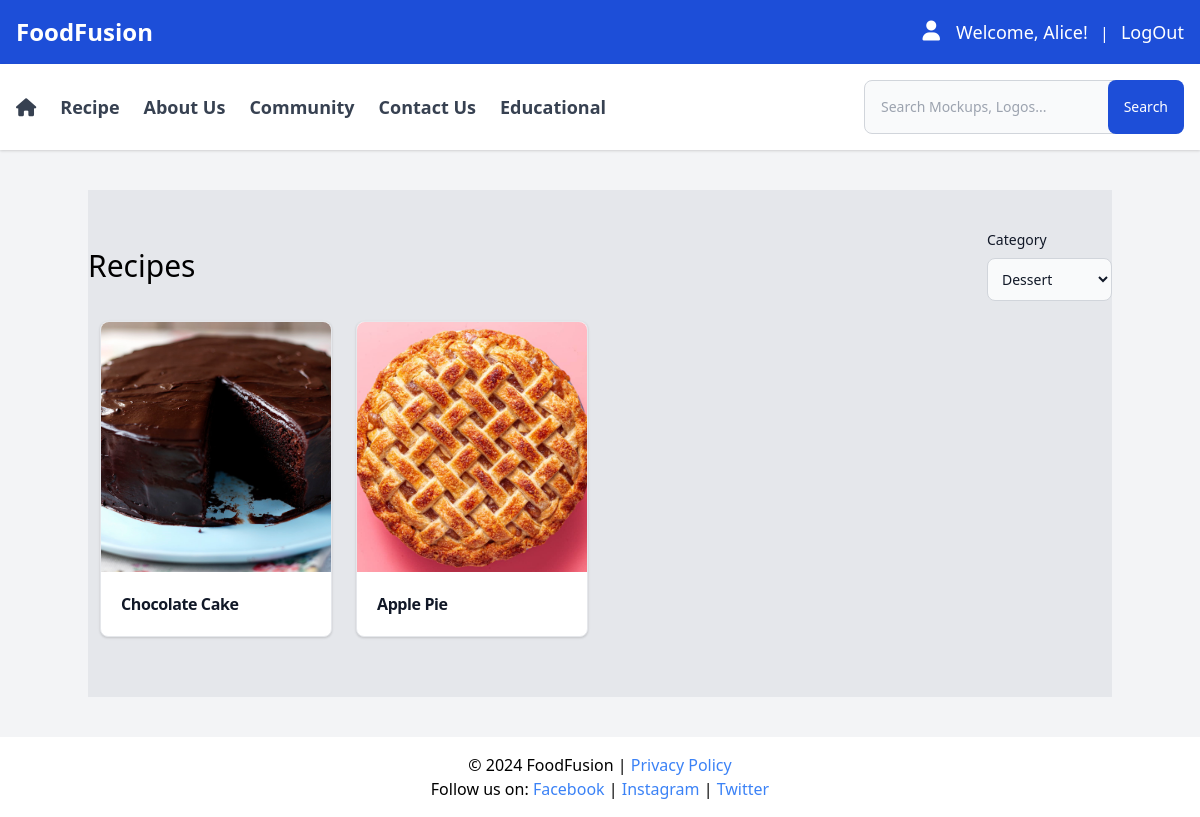
The app's page /recipes-list.php?category_id=2 (signed in) with its own data.
### tables this page shows
CREATE TABLE `recipes` (
  id INT(11) PRIMARY KEY AUTO_INCREMENT,
  user_id INT(11),
  image VARCHAR(500),
  recipe_name VARCHAR(500),
  description VARCHAR(500),
  preparation_time INT(11),
  cooking_time INT(11),
  instructions TEXT,
  tip VARCHAR(500),
  level INT(11) comment '1.easy 2.medium 3.hard',
  view_count BIGINT UNSIGNED DEFAULT 0,
  created_at TIMESTAMP DEFAULT CURRENT_TIMESTAMP,
  updated_at TIMESTAMP DEFAULT CURRENT_TIMESTAMP ON UPDATE CURRENT_TIMESTAMP,
  deleted_at TIMESTAMP NULL,
  FOREIGN KEY (user_id) REFERENCES user(id)
);

### recipes-list.php (the view, shortened to what this page needs)
<?php
include 'db.php';
$categories = $conn->query("SELECT id, name FROM category");
$category_id = isset($_GET['category_id']) && $_GET['category_id'] != '' ? $_GET['category_id'] : null;
if ($category_id) {
    $recipesQuery = "
        SELECT r.id, r.recipe_name, r.image
        FROM recipes r
        INNER JOIN recipes_category rc ON r.id = rc.recipe_id
        WHERE rc.category_id = ?
    ";
    $stmt = $conn->prepare($recipesQuery);
    $stmt->bind_param("i", $category_id);
    $stmt->execute();
    $recipes = $stmt->get_result();
} else {
    $recipesQuery = "SELECT id, recipe_name, image FROM recipes";
    $recipes = $conn->query($recipesQuery);
}
?>
<div class="bg-gray-200">
    <section class="container max-w-7xl mx-auto py-10">
        <div class="flex justify-between items-center">
            <h1 class="text-3xl font-medium">Recipes</h1>
            <form method="GET" action="">
                <label for="categories" class="block mb-2 text-sm font-medium text-gray-900 dark:text-white">Category</label>
                <select name="category_id" id="categories" onchange="this.form.submit()" class="bg-gray-50 border border-gray-300 text-gray-900 text-sm rounded-lg focus:ring-blue-500 focus:border-blue-500 block w-full p-2.5 dark:bg-gray-700 dark:border-gray-600 dark:placeholder-gray-400 dark:text-white dark:focus:ring-blue-500 dark:focus:border-blue-500">
                    <?php while ($row = $categories->fetch_assoc()): ?>
                        <option value="<?= $row['id']; ?>" <?= isset($_GET['category_id']) && $_GET['category_id'] == $row['id'] ? 'selected' : ''; ?>><?= $row['name']; ?></option>
                    <?php endwhile; ?>
                </select>
            </form>
        </div>
        <div class="grid grid-cols-1 sm:grid-cols-2 md:grid-cols-3 lg:grid-cols-4 gap-6 my-5 px-3">
            <?php while ($recipe = $recipes->fetch_assoc()): ?>
                <div class="bg-white border border-gray-200 rounded-lg shadow">
                    <div>
                        <img style="height: 250px;" class="rounded-t-lg w-full object-cover" src="<?= $recipe['image']; ?>" alt="<?= $recipe['recipe_name']; ?>" />
                    </div>
                    <div class="p-5">
                        <a href="recipes-details.php?id=<?= $recipe['id']; ?>">
                            <h5 class="font-bold tracking-tight text-gray-900"><?= $recipe['recipe_name']; ?></h5>
                        </a>
                    </div>
                </div>
            <?php endwhile; ?>
        </div>
    </section>
</div>
<?php
include 'layout.php';
?>

### records on screen
recipes: image (picture), recipe_name "Chocolate Cake"
recipes: image (picture), recipe_name "Apple Pie"

### other values on screen
$_SESSION['user']['first_name'] "Alice"
form field category_id "Dessert"
